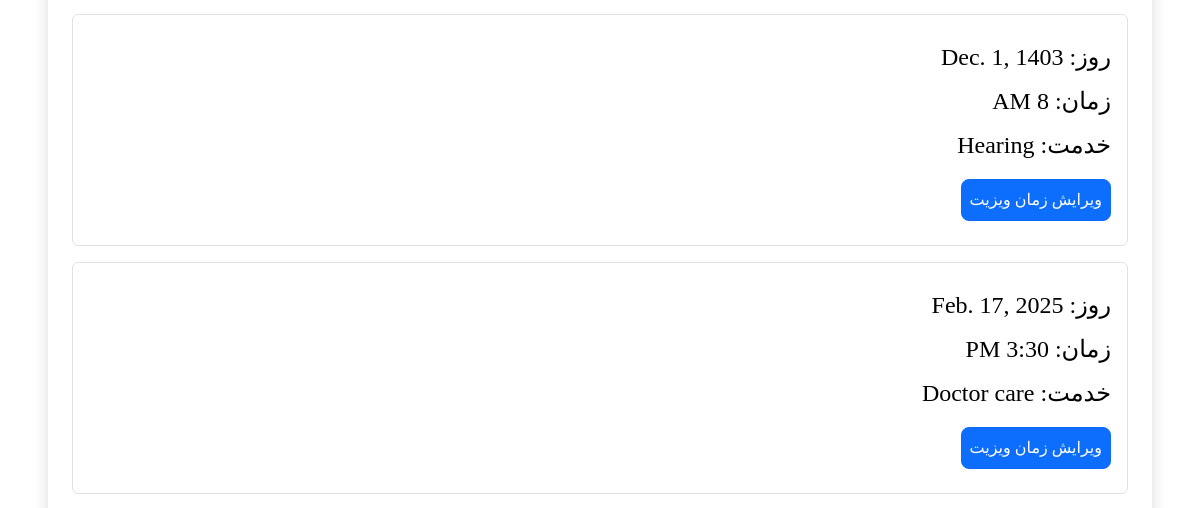
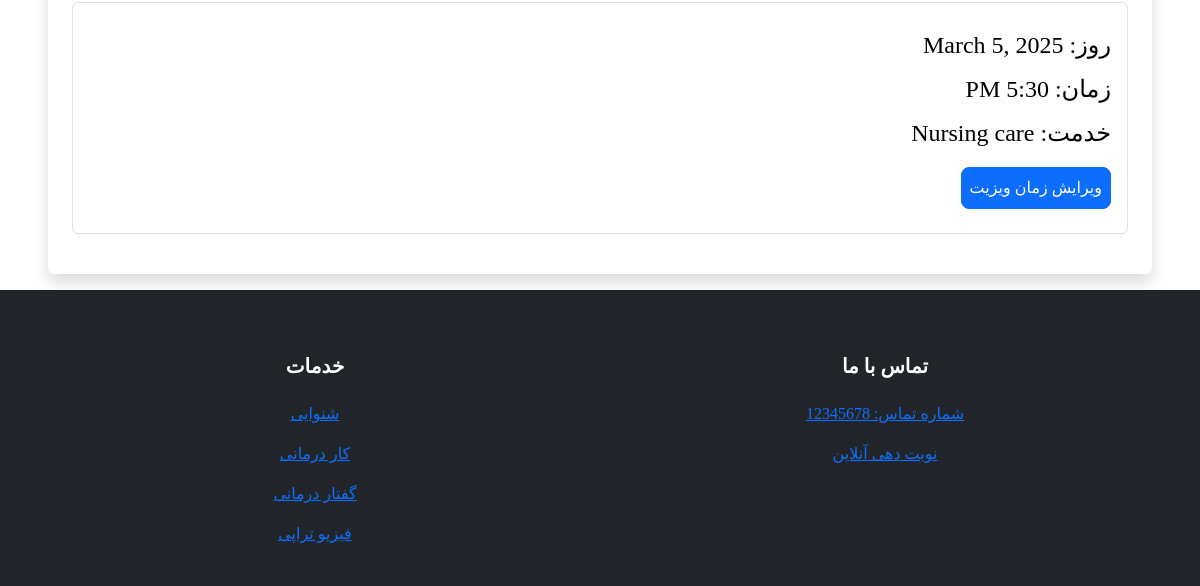
/user-panel (signed in, lower part), run on an earlier commit of the app's database (2 pictures, top to bottom).
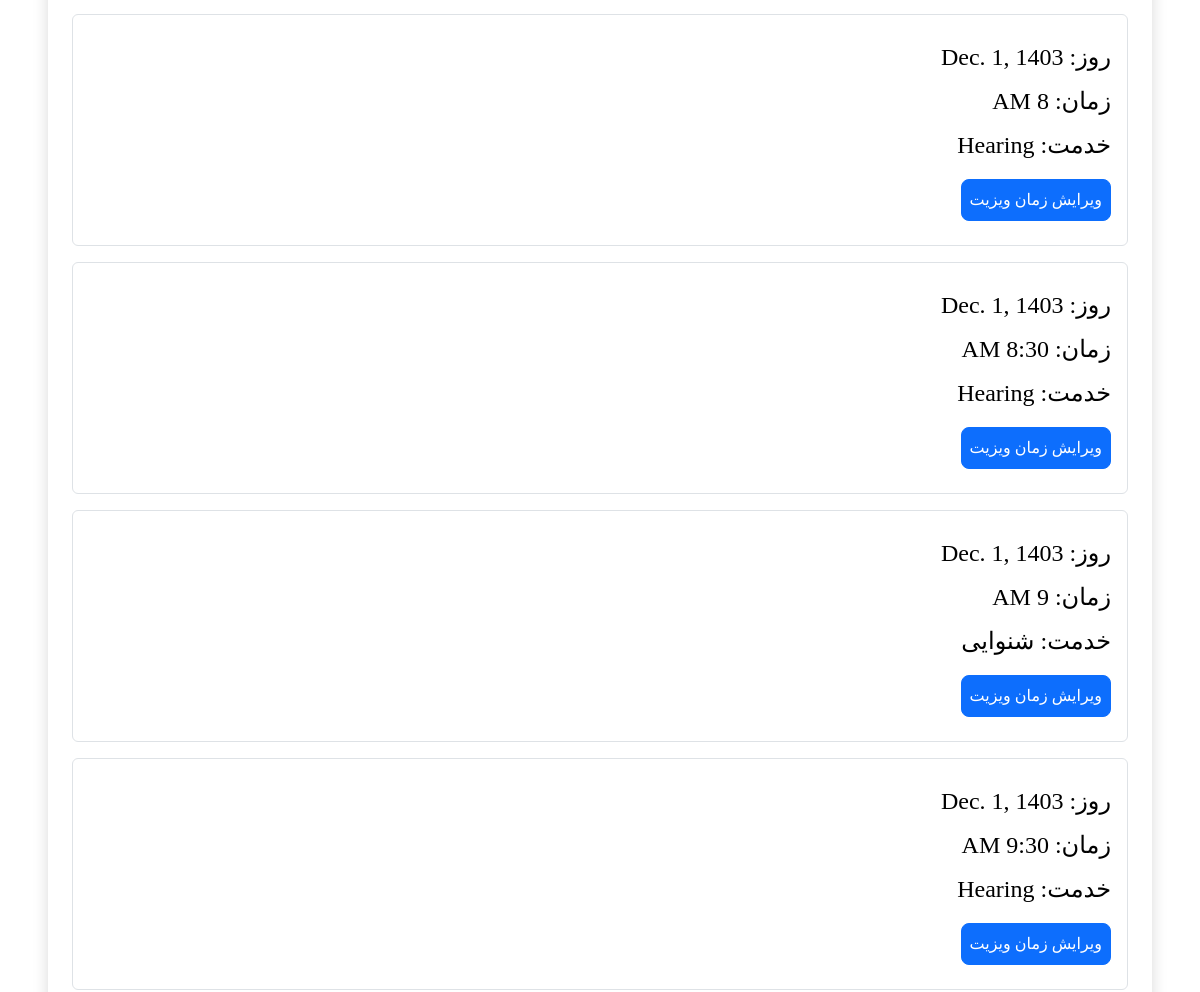
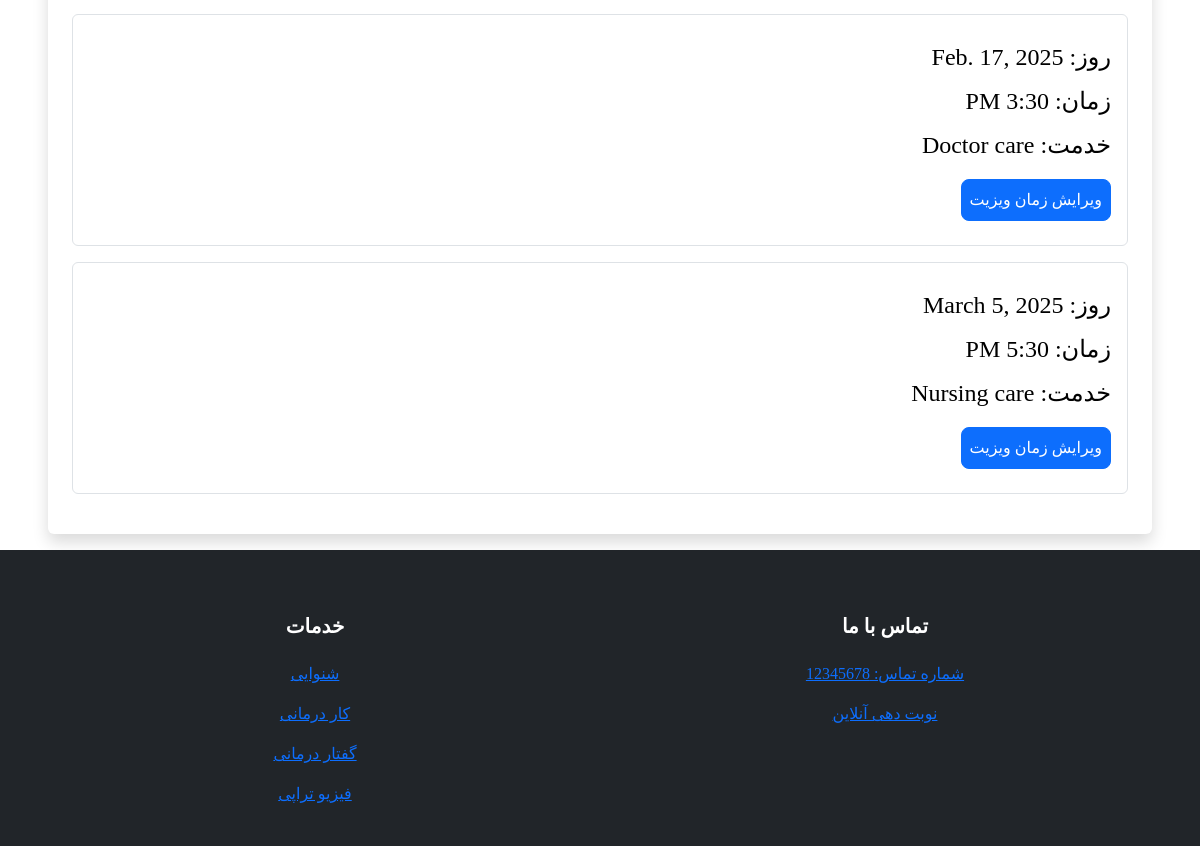
And on a later commit of the database (2 pictures, top to bottom).
### booking/models.py (models this page shows, shortened)
class Appointment(models.Model):
    user = models.ForeignKey(User, on_delete=models.CASCADE, null=True, blank=True)
    service = models.CharField(max_length=50, choices=SERVICE_CHOICES, default="Doctor care")
    day = models.DateField(default=datetime.now)
    time = models.CharField(max_length=10, choices=TIME_CHOICES, default="3 PM")
    time_ordered = models.DateTimeField(default=datetime.now, blank=True)

### booking/views.py (the view)
# urls.py: path('user-panel', views.userPanel, name='userPanel'),
def userPanel(request):
    user = request.user
    appointments = Appointment.objects.filter(user=user).order_by('day', 'time')
    return render(request, 'userPanel.html', {
        'user':user,
        'appointments':appointments,
    })

### booking/templates/userPanel.html (shortened to what this page needs)
{% extends 'layout.html' %}
{% load static %}
{% block body %}
{% if user.is_authenticated %}
{% if appointments.count > 0 %}
<div class="mt-5 ">
    <div class="shadow p-4 mb-3 bg-body bg-body rounded text-black  m-5">
        {% for appointment in appointments %}
        <div class="list-group fs-4 border p-3 mb-3">
            <p class="list-group mt-2">روز: {{ appointment.day }}</p>
            <p class="list-group mt-2">زمان: {{ appointment.time }}</p>
            <p class="list-group mt-2">خدمت: {{ appointment.service }}</p>
            <div class="mt-3 mb-2">
                <a class="btn btn-primary rounded-3 p-2" href="{% url 'userUpdate' appointment.id %}">ویرایش زمان ویزیت</a>
            </div>
        </div>
        {% endfor %}
    </div>
</div>
{% endif %}
{% else %}
<div class="shadow p-4 mb-5 bg-body bg-body rounded text-black  m-5">
    <h1 class="p-2  ms-3">ایتدا وارد شوید!</h1>
    <a href="{% url 'login' %}" class="btn btn-primary text-white">ورود</a>
</div>
{% endif %}
{% endblock %}

What changed in the data, as far as the page shows it:
added Appointment: day "Dec. 1, 1403", time "8:30 AM", service "Hearing"
added Appointment: day "Dec. 1, 1403", time "9 AM", service "شنوایی"
added Appointment: day "Dec. 1, 1403", time "9:30 AM", service "Hearing"
